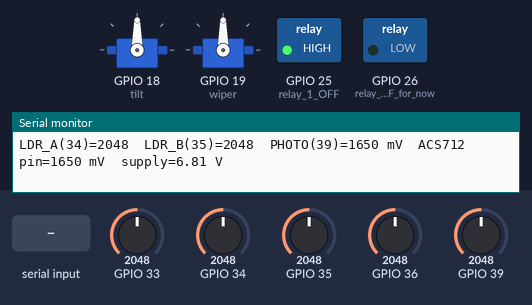
Simulated run of this sketch. Board: ESP32. On the bench: 2 × servo, switched loads named in the sketch (green lamp = pin HIGH), the last lines printed to the serial monitor. Inputs (shaded band) come from the test bench; at power-on: GPIO 36 = 2048, GPIO 39 = 2048, GPIO 33 = 2048, GPIO 34 = 2048, GPIO 35 = 2048.

Above: at 1.5 s.
1.6 s: "t90\n" received over Serial
At 4.1 s:
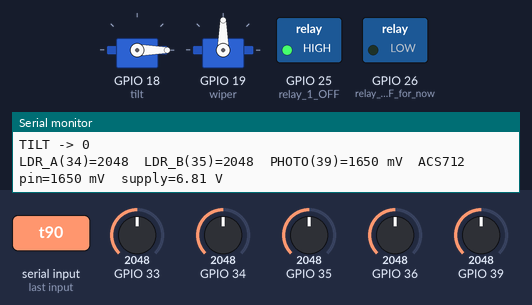
5.1 s: "w90\n" received over Serial
At 7.9 s:
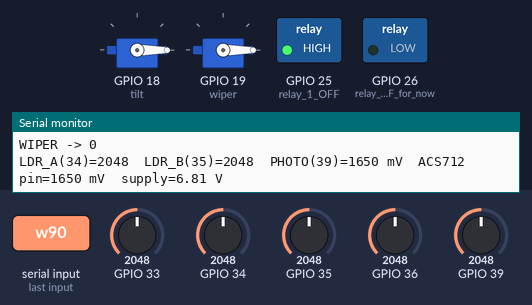
8.6 s: GPIO 36 set to 1302
10.1 s: GPIO 36 set to 1187
12.6 s: GPIO 39 set to 1292
14.1 s: GPIO 39 set to 1187
Timing chart, 0 to 17.1 s (numbered marks = the images above; inputs shaded):
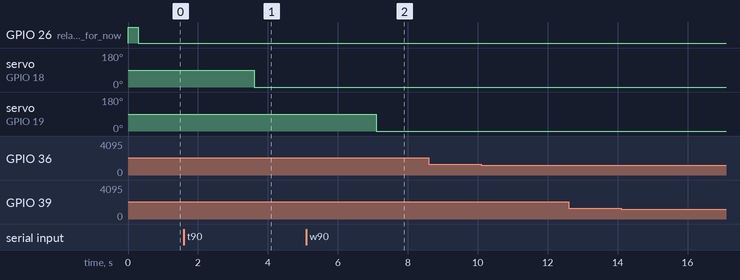

Measured:
- after the input at 1.6 s, servo on GPIO 18 (tilt): 90° → 0° after 2.0 s
- after the input at 5.1 s, servo on GPIO 19 (wiper): 90° → 0° after 2.0 s

The sketch:

calibration.ino
```cpp
// Calibration sketch: find the servo angles and see the raw light readings.
// Serial Monitor: 115200 baud, line ending "Newline".
//   t<angle>   move the tilt servo,  e.g. t90
//   w<angle>   move the wiper servo, e.g. w170
// Every second it prints both LDR pairs, the photo transistor, the ACS712 pin
// voltage and the 12 V supply. Copy the numbers into firmware/solar_tracker/config.h:
//   TILT_FLAT_DEG, WIPER_PARK_DEG, WIPER_LEFT_DEG, WIPER_RIGHT_DEG,
//   LDR_LIGHT_LOWERS_READING (does an LDR reading go DOWN when you shine the torch?),
//   LDR_DARK_LEVEL (about half the room-light reading, after flipping if needed).
#include <ESP32Servo.h>

Servo tilt, wiper;

void setup() {
  Serial.begin(115200);
  digitalWrite(25, HIGH); pinMode(25, OUTPUT);   // relay 1 OFF: panels drive the load
  digitalWrite(26, HIGH); pinMode(26, OUTPUT);   // relay 2 OFF for now
  for (int p : {34, 35, 36, 39, 33}) analogSetPinAttenuation(p, ADC_11db);
  tilt.setPeriodHertz(50);  tilt.attach(18, 500, 2500);
  wiper.setPeriodHertz(50); wiper.attach(19, 500, 2500);
  tilt.write(90);
  wiper.write(90);
  delay(300);
  digitalWrite(26, LOW);                         // relay 2 ON: servo power
  Serial.println("Type t<angle> for tilt or w<angle> for wiper, e.g. t90 or w170");
}

void loop() {
  if (Serial.available()) {
    char c = Serial.read();
    if (c == 't' || c == 'w') {
      int a = constrain(Serial.parseInt(), 0, 180);
      if (c == 't') tilt.write(a); else wiper.write(a);
      Serial.printf("%s -> %d\n", c == 't' ? "TILT" : "WIPER", a);
    }
  }
  static uint32_t last = 0;
  if (millis() - last > 1000) {
    last = millis();
    Serial.printf("LDR_A(34)=%4d  LDR_B(35)=%4d  PHOTO(39)=%4u mV  ACS712 pin=%4u mV  supply=%.2f V\n",
                  analogRead(34), analogRead(35), analogReadMilliVolts(39),
                  analogReadMilliVolts(36), analogReadMilliVolts(33) / 1000.0 * 4.13);
  }
}
```
